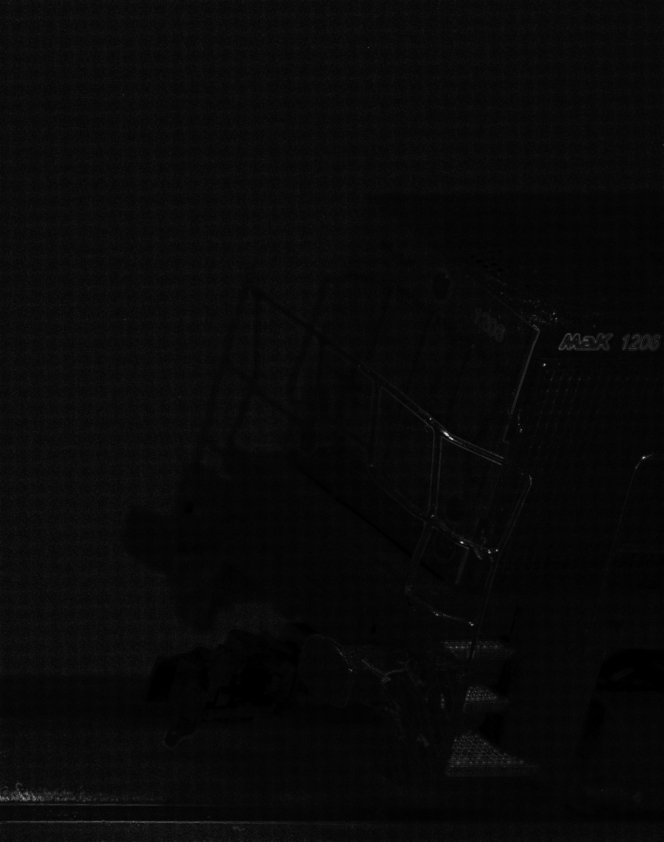
#> input picture software/contrast1.png, 1991 x 2524 px (shown at 1/3 size)
$ python -i stitch.py   (imports and definitions only)   (older library calls are emulated)
#> lines starting #> are read from the running program, lines starting #| are printed output that depends on the picture
### software/input_image.py
import cv2
import numpy as np

class InputImage:
	# flash level relative to a nominal flash (1 = normal exposure)
	# set by the stitcher once the nominal reference brightness is known
	level = 1

	def __init__(self, buffer):
		self.source = buffer

	# brightness of the static backdrop in both top corners of the sensor
	# the flash lights the backdrop, so this is a direct measure of how much flash the frame got
	# the second corner is used when the pantograph overlaps the first
	def reference_brightness(self, offset, field):
		h, w = self.source.shape[:2]
		grayscale = cv2.cvtColor(self.source, cv2.COLOR_BGR2GRAY)

		return (
			self.brightness(grayscale, offset, offset, field),
			self.brightness(grayscale, offset, h - offset, field)
		)

	def brightness(self, grayscale, x, y, field):
		field = grayscale[y-field:y+field, x-field:x+field]

		return np.mean(field)

	# rotate to align the track horizontally
	# the subpixel part of the placement is applied in the same warp, so the image is only interpolated once
	def rotate(self, angle, cutoff, shift_x = 0, shift_y = 0):
		(h, w) = self.source.shape[:2]
		center = (w // 2, h // 2)

		# compute the rotation matrix
		M = cv2.getRotationMatrix2D(center, angle, 1.0)

		# compute the new bounding dimensions
		cos = np.abs(M[0, 0])
		sin = np.abs(M[0, 1])
		new_w = int(round((h * sin) + (w * cos)))
		new_h = int(round((h * cos) + (w * sin)))

		# adjust rotation matrix to account for translation
		M[0, 2] += (new_w / 2) - center[0] + shift_x
		M[1, 2] += (new_h / 2) - center[1] + shift_y

		# perform rotation
		rotated = cv2.warpAffine(self.source, M, (new_w, new_h), flags=cv2.INTER_CUBIC, borderMode=cv2.BORDER_REPLICATE)

		# crop the image to cut off black bars
		self.rotated = rotated[cutoff:new_h-cutoff, cutoff:new_w-cutoff]

	# [4 lines left out: function width, not called in this run]

### software/movement.py
import cv2
import numpy as np

# images used for the movement detection are downscaled by this factor
movement_scale = 2

# peaks closer than this to zero belong to the static scene (track, backdrop)
static_radius = 3

# number of moving peaks (besides the static one) that are tested as candidates
candidate_count = 5

# prepare a frame for the movement detection
# band-pass filtered, so that lighting gradients do not influence the match
# normalized by the flash reference, so that dark frames match normal frames
def movement_image(gray, reference):
	small = cv2.resize(gray * (128 / reference), None, fx=1 / movement_scale, fy=1 / movement_scale, interpolation=cv2.INTER_AREA)

	return small - cv2.GaussianBlur(small, (0, 0), 8)

# finds the possible movements from start to end
#
# the track and the backdrop do not move, they always create a correlation peak at zero
# when only a small part of the train is visible (entering or leaving), this peak wins and the movement is lost
# repeating structures (windows, doors) create multiple peaks of similar height
# so the strongest peaks are returned as candidates, each with the error it leaves in the changed part of the image
# the stitcher picks one using the movement of the previous frames
# [80 lines left out: functions movement_candidates, correlation_surface, peaks, refine, alignment_error, not called in this run]

### software/stitch.py
import cv2
import numpy as np
from uuid import uuid4

from input_image import InputImage
from movement import movement_image, movement_candidates
from flatfield import estimate_flatfield, flatfield_scale
from filter import apply_filter
from background import Background

# frames are processed in two passes
# 1. analyze every frame: flash level, movement and the illumination of the flash
# 2. render: place every usable frame with subpixel accuracy, correct its brightness and blend the sharpest pixels
#
# the camera is telecentric, so the frames only differ by a translation
class Stitcher:
	session = str(uuid4())

	# base rotation to align to track
	# will rotate back to isometric view when complete
	rotation = 270 - 0.125
	cutoff = 10

	# flash reference field (see InputImage.reference_brightness)
	reference_offset = 15
	reference_field = 5

	# flash level relative to the median flash
	# above: the flash fired twice, the frame is ghosted and is skipped
	# between dark and double: normal frame
	# between unusable and dark: the flash fired partially, the frame is brightened and only used where no better frame exists
	double_level = 1.15
	dark_level = 0.9
	unusable_level = 0.2

	# frames closer than this to the last rendered frame add nothing (train stopped)
	min_render_step = 5

	max_vertical_shift = 20 # ignore vertical shift if over this threshold

	# trains only move in one direction (top to bottom in the sensor, positive x after the rotation)
	# a stalling locomotive can rattle back a bit, anything further back is a mismatch
	direction = 1
	max_backward = 10

	# the speed is mostly constant, so candidates are weighted by how far they deviate from the expected movement
	# cost = alignment error relative to the best candidate
	#      + speed_weight * deviation / (expected speed + speed_floor)
	#      + peak_weight * ln(strongest moving peak / peak)
	# the frame interval jitters, so a much stronger peak has to be able to beat the expected speed
	# the static peak is always strong while the train is only partially visible, so it is only judged by error and speed
	# the expected movement is the median of the last speed_history movements (per frame)
	# below speed_floor the train is starting or arriving and the speed is not used
	speed_weight = 1
	speed_floor = 20
	speed_history = 3
	peak_weight = 0.5

	# sharpness weighting
	# higher sharpness_power picks the sharpest frame more aggressively
	# sharpness_floor keeps flat areas from picking random frames (which shows up as blotches)
	sharpness_power = 2
	sharpness_floor = 10

	# uncovered pixels at the top and bottom are filled in and blurred with this sigma
	# the blur fades in over extend_fade pixels from the last covered pixel
	extend_blur = 8
	extend_fade = 24

	def __init__(self):
		self.frames = []

		self.previous_movement_images = []
		self.previous_small = None

	# pass 1
	def add(self, path):
#> called with path = 'contrast1.png'
		image = InputImage(cv2.imread(path))
#> in __init__, self.source is the input picture: shape (2524, 1991, 3); min 0, max 255, mean 9
		image.rotate(self.rotation, self.cutoff)
#> in rotate, `rotated = cv2.warpAffine(self.source, M, (new_w, new_h), flags=cv2.INT..`:
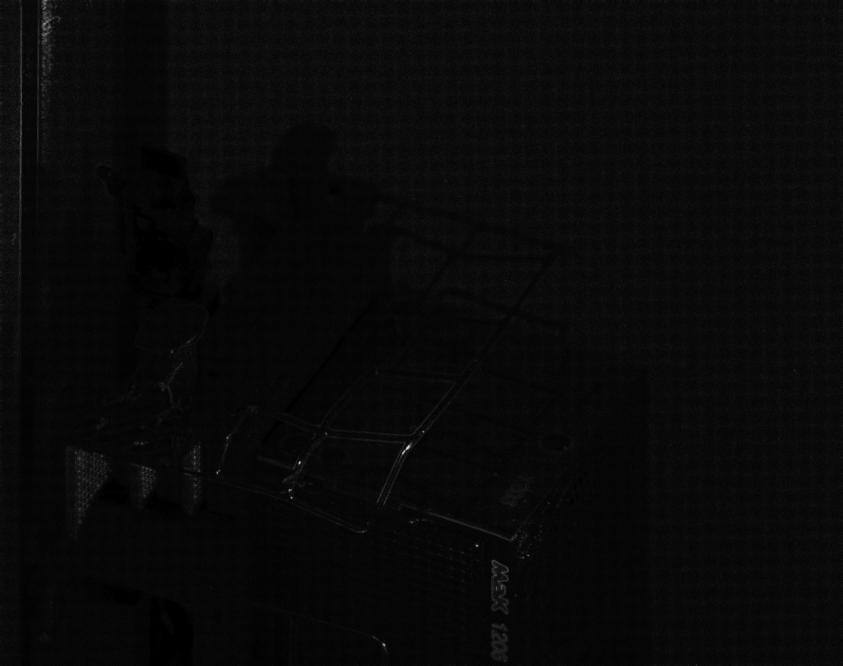
#> rotated: shape (1997, 2528, 3) (shown at 1/3 size); min 0, max 255, mean 9

		gray = cv2.cvtColor(image.rotated, cv2.COLOR_BGR2GRAY).astype(np.float32)
		reference = image.reference_brightness(self.reference_offset, self.reference_field)
#> reference = (11.64, 17.01)
		current = movement_image(gray, max(max(reference), 1))
#> in movement_image, `return small - cv2.GaussianBlur(small, (0, 0), 8)`:
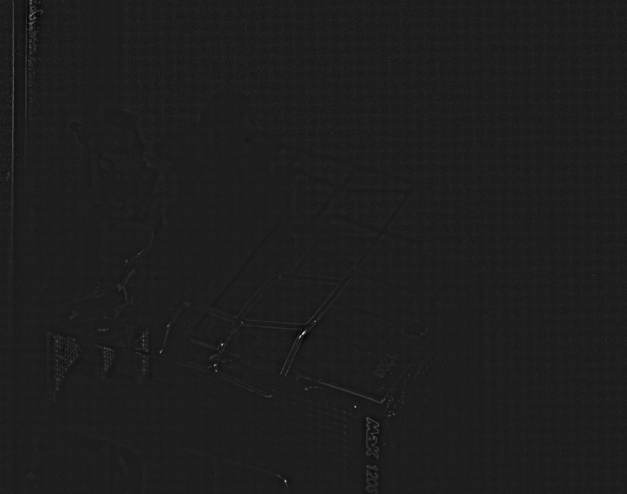
#> returned value: shape (988, 1254) float32 (shown at 1/2 size); min -206.8, max 1551, mean 0; drawn with min black and max white

		small = cv2.resize(gray, None, fx=1 / flatfield_scale, fy=1 / flatfield_scale, interpolation=cv2.INTER_AREA)
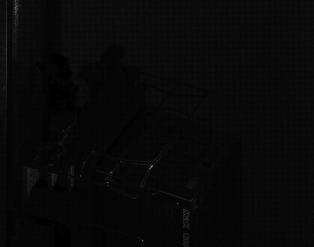
#> small: shape (247, 314) float32; min 0, max 159.1, mean 9

		frame = {
			'path': path,
			'reference': reference,

			# identical to the previous frame (used to find the empty frames)
			'still': self.previous_small is not None and np.abs(small - self.previous_small).mean() < Background.still_difference,

			# movement candidates from the previous and the second previous frame
			'movement': [self.measure(previous, current) for previous in self.previous_movement_images],

			# small images for the flat field estimation
			'small': small,
			'small_max': cv2.resize(image.rotated.max(axis=2), None, fx=1 / flatfield_scale, fy=1 / flatfield_scale, interpolation=cv2.INTER_AREA)
		}

		self.frames.append(frame)
		self.size = image.rotated.shape[:2]
#> self.size = (1977, 2508)

		self.previous_movement_images = [current] + self.previous_movement_images[:1]
#> self.previous_movement_images = 1 item
		self.previous_small = small

	# [319 lines left out: functions measure, classify, locate, expected_movement, pick, render and 4 more, not called in this run]

>>> result = Stitcher().add('contrast1.png')

$ run again, on software/contrast10.png
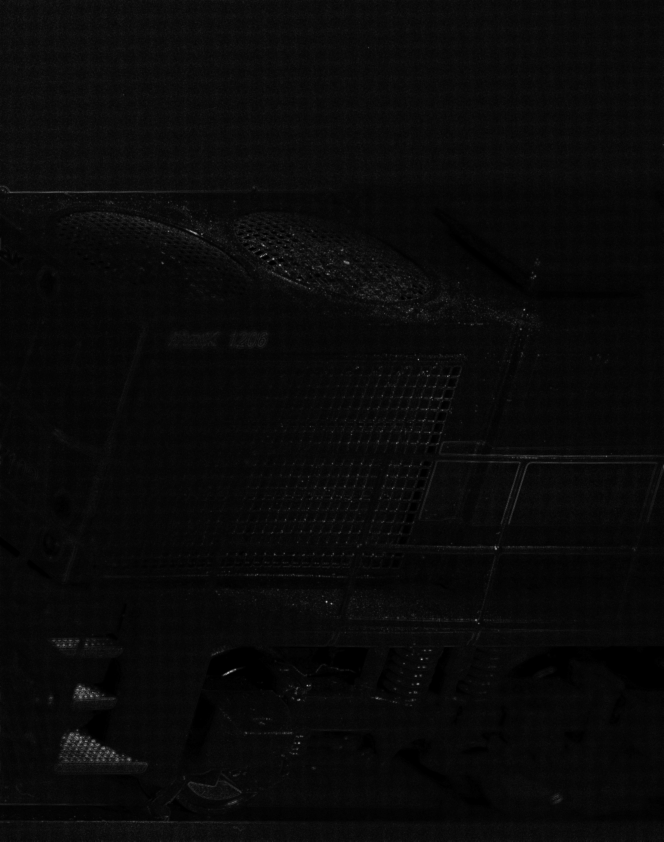
#> input picture software/contrast10.png, 1991 x 2524 px (shown at 1/3 size)
#> in __init__, self.source is the input picture: shape (2524, 1991, 3); min 0, max 255, mean 9.4
#> in rotate, `rotated = cv2.warpAffine(self.source, M, (new_w, new_h), flags=cv2.INT..`:
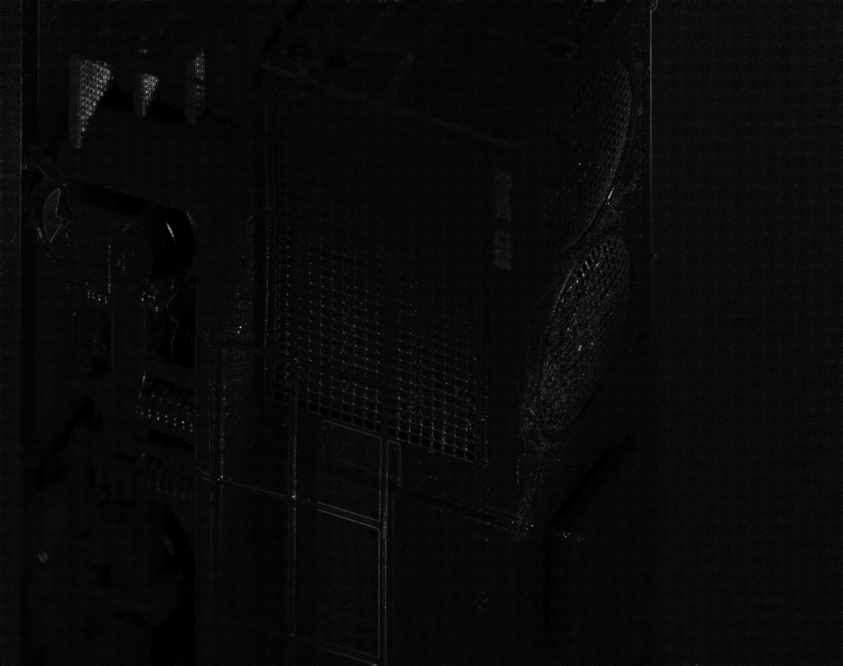
#> rotated: shape (1997, 2528, 3) (shown at 1/3 size); min 0, max 255, mean 9.4
#> reference = (13.73, 12.05)
#> in add, `small = cv2.resize(gray, None, fx=1 / flatfield_scale, fy=1 / flatfiel..`:
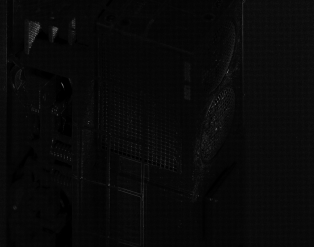
#> small: shape (247, 314) float32; min 0, max 109.8, mean 9.4
#> self.previous_movement_images = 1 item
